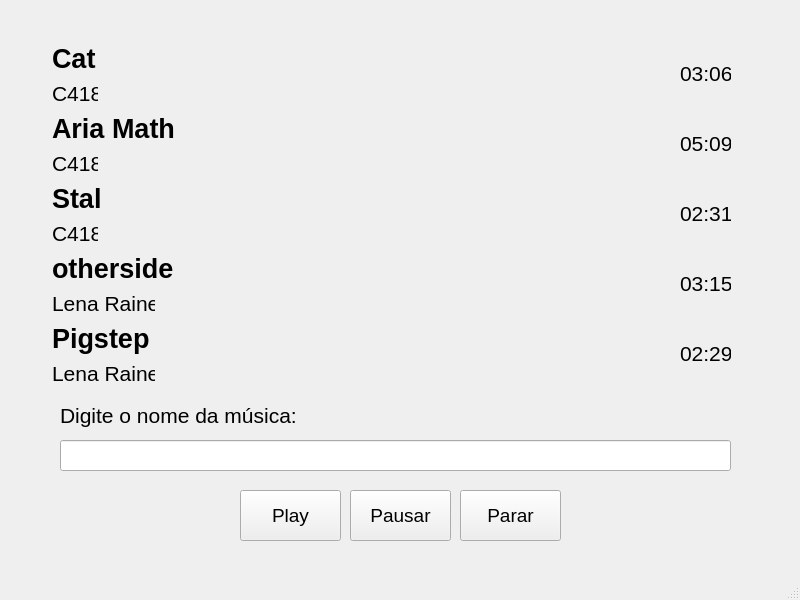
<?xml version="1.0" encoding="UTF-8"?>
<ui version="4.0">
 <class>MainWindow</class>
 <widget class="QMainWindow" name="MainWindow">
  <property name="geometry">
   <rect>
    <x>0</x>
    <y>0</y>
    <width>800</width>
    <height>600</height>
   </rect>
  </property>
  <property name="windowTitle">
   <string>MainWindow</string>
  </property>
  <widget class="QWidget" name="centralwidget">
   <widget class="QPushButton" name="pushButton_play">
    <property name="geometry">
     <rect>
      <x>240</x>
      <y>490</y>
      <width>101</width>
      <height>51</height>
     </rect>
    </property>
    <property name="font">
     <font>
      <pointsize>14</pointsize>
     </font>
    </property>
    <property name="text">
     <string>Play</string>
    </property>
   </widget>
   <widget class="QPushButton" name="pushButton_parar">
    <property name="geometry">
     <rect>
      <x>460</x>
      <y>490</y>
      <width>101</width>
      <height>51</height>
     </rect>
    </property>
    <property name="font">
     <font>
      <pointsize>14</pointsize>
     </font>
    </property>
    <property name="text">
     <string>Parar</string>
    </property>
   </widget>
   <widget class="QLineEdit" name="lineEdit">
    <property name="geometry">
     <rect>
      <x>60</x>
      <y>440</y>
      <width>671</width>
      <height>31</height>
     </rect>
    </property>
   </widget>
   <widget class="QLabel" name="label">
    <property name="geometry">
     <rect>
      <x>60</x>
      <y>400</y>
      <width>251</width>
      <height>31</height>
     </rect>
    </property>
    <property name="font">
     <font>
      <pointsize>16</pointsize>
     </font>
    </property>
    <property name="text">
     <string>Digite o nome da música:</string>
    </property>
   </widget>
   <widget class="QLabel" name="label_3">
    <property name="geometry">
     <rect>
      <x>52</x>
      <y>81</y>
      <width>46</width>
      <height>25</height>
     </rect>
    </property>
    <property name="font">
     <font>
      <pointsize>16</pointsize>
     </font>
    </property>
    <property name="text">
     <string>C418</string>
    </property>
   </widget>
   <widget class="QLabel" name="label_4">
    <property name="geometry">
     <rect>
      <x>680</x>
      <y>40</y>
      <width>51</width>
      <height>66</height>
     </rect>
    </property>
    <property name="font">
     <font>
      <pointsize>16</pointsize>
     </font>
    </property>
    <property name="text">
     <string>03:06</string>
    </property>
   </widget>
   <widget class="QLabel" name="label_7">
    <property name="geometry">
     <rect>
      <x>680</x>
      <y>110</y>
      <width>51</width>
      <height>66</height>
     </rect>
    </property>
    <property name="font">
     <font>
      <pointsize>16</pointsize>
     </font>
    </property>
    <property name="text">
     <string>05:09</string>
    </property>
   </widget>
   <widget class="QLabel" name="label_10">
    <property name="geometry">
     <rect>
      <x>680</x>
      <y>180</y>
      <width>51</width>
      <height>66</height>
     </rect>
    </property>
    <property name="font">
     <font>
      <pointsize>16</pointsize>
     </font>
    </property>
    <property name="text">
     <string>02:31</string>
    </property>
   </widget>
   <widget class="QLabel" name="label_13">
    <property name="geometry">
     <rect>
      <x>680</x>
      <y>250</y>
      <width>51</width>
      <height>66</height>
     </rect>
    </property>
    <property name="font">
     <font>
      <pointsize>16</pointsize>
     </font>
    </property>
    <property name="text">
     <string>03:15</string>
    </property>
   </widget>
   <widget class="QLabel" name="label_16">
    <property name="geometry">
     <rect>
      <x>680</x>
      <y>320</y>
      <width>51</width>
      <height>66</height>
     </rect>
    </property>
    <property name="font">
     <font>
      <pointsize>16</pointsize>
     </font>
    </property>
    <property name="text">
     <string>02:29</string>
    </property>
   </widget>
   <widget class="QLabel" name="label_15">
    <property name="geometry">
     <rect>
      <x>52</x>
      <y>361</y>
      <width>103</width>
      <height>25</height>
     </rect>
    </property>
    <property name="font">
     <font>
      <pointsize>16</pointsize>
     </font>
    </property>
    <property name="text">
     <string>Lena Raine</string>
    </property>
   </widget>
   <widget class="QLabel" name="label_pigstep">
    <property name="geometry">
     <rect>
      <x>52</x>
      <y>322</y>
      <width>101</width>
      <height>33</height>
     </rect>
    </property>
    <property name="font">
     <font>
      <pointsize>20</pointsize>
      <weight>75</weight>
      <bold>true</bold>
     </font>
    </property>
    <property name="text">
     <string>Pigstep</string>
    </property>
   </widget>
   <widget class="QLabel" name="label_otherside">
    <property name="geometry">
     <rect>
      <x>52</x>
      <y>252</y>
      <width>128</width>
      <height>33</height>
     </rect>
    </property>
    <property name="font">
     <font>
      <pointsize>20</pointsize>
      <weight>75</weight>
      <bold>true</bold>
     </font>
    </property>
    <property name="text">
     <string>otherside</string>
    </property>
   </widget>
   <widget class="QLabel" name="label_12">
    <property name="geometry">
     <rect>
      <x>52</x>
      <y>291</y>
      <width>103</width>
      <height>25</height>
     </rect>
    </property>
    <property name="font">
     <font>
      <pointsize>16</pointsize>
     </font>
    </property>
    <property name="text">
     <string>Lena Raine</string>
    </property>
   </widget>
   <widget class="QLabel" name="label_stal">
    <property name="geometry">
     <rect>
      <x>52</x>
      <y>182</y>
      <width>52</width>
      <height>33</height>
     </rect>
    </property>
    <property name="font">
     <font>
      <pointsize>20</pointsize>
      <weight>75</weight>
      <bold>true</bold>
     </font>
    </property>
    <property name="text">
     <string>Stal</string>
    </property>
   </widget>
   <widget class="QLabel" name="label_9">
    <property name="geometry">
     <rect>
      <x>52</x>
      <y>221</y>
      <width>46</width>
      <height>25</height>
     </rect>
    </property>
    <property name="font">
     <font>
      <pointsize>16</pointsize>
     </font>
    </property>
    <property name="text">
     <string>C418</string>
    </property>
   </widget>
   <widget class="QLabel" name="label_aria">
    <property name="geometry">
     <rect>
      <x>52</x>
      <y>112</y>
      <width>130</width>
      <height>33</height>
     </rect>
    </property>
    <property name="font">
     <font>
      <pointsize>20</pointsize>
      <weight>75</weight>
      <bold>true</bold>
     </font>
    </property>
    <property name="text">
     <string>Aria Math</string>
    </property>
   </widget>
   <widget class="QLabel" name="label_6">
    <property name="geometry">
     <rect>
      <x>52</x>
      <y>151</y>
      <width>46</width>
      <height>25</height>
     </rect>
    </property>
    <property name="font">
     <font>
      <pointsize>16</pointsize>
     </font>
    </property>
    <property name="text">
     <string>C418</string>
    </property>
   </widget>
   <widget class="QLabel" name="label_cat">
    <property name="geometry">
     <rect>
      <x>52</x>
      <y>42</y>
      <width>45</width>
      <height>33</height>
     </rect>
    </property>
    <property name="font">
     <font>
      <pointsize>20</pointsize>
      <weight>75</weight>
      <bold>true</bold>
     </font>
    </property>
    <property name="text">
     <string>Cat</string>
    </property>
   </widget>
   <widget class="QPushButton" name="pushButton_pausar">
    <property name="geometry">
     <rect>
      <x>350</x>
      <y>490</y>
      <width>101</width>
      <height>51</height>
     </rect>
    </property>
    <property name="font">
     <font>
      <pointsize>14</pointsize>
     </font>
    </property>
    <property name="text">
     <string>Pausar</string>
    </property>
   </widget>
  </widget>
  <widget class="QMenuBar" name="menubar">
   <property name="geometry">
    <rect>
     <x>0</x>
     <y>0</y>
     <width>800</width>
     <height>21</height>
    </rect>
   </property>
  </widget>
  <widget class="QStatusBar" name="statusbar"/>
 </widget>
 <resources/>
 <connections/>
</ui>
